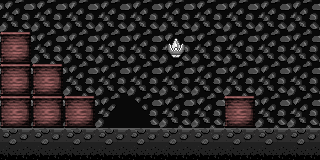

A level layout from a 2D game, rendered from its tile map. Below: a short description, then the map file with tile-grid data replaced by summaries:
An orthogonal 10x5 tile map with 32x32 px tiles, 2 tile layers (tile1, tile2), 1 hidden layer not drawn and 7 objects.

<map version="1.0" orientation="orthogonal" renderorder="right-down" width="10" height="5" tilewidth="32" tileheight="32" nextobjectid="38">
 <properties>
  <property name="scene" value="6" />
  <property name="showlight" value="1" />
 </properties>
 <tileset firstgid="1" name="tileset" tilewidth="32" tileheight="32" spacing="4" tilecount="784">
  <image source="tileset.png" width="1024" height="1024" />
 </tileset>
 <layer name="tile1" width="10" height="5">
  <data>[50 cells, 50 non-empty, 4 distinct tile ids]</data>
 </layer>
 <layer name="tile2" width="10" height="5">
  <data>[50 cells, 8 non-empty, 2 distinct tile ids]</data>
 </layer>
 <objectgroup name="objcollision">
  <object id="2" x="0" y="130" width="320" height="30">
   <properties>
    <property name="typeid" value="0" />
   </properties>
  </object>
  <object id="27" x="318" y="64" width="2" height="64">
   <properties>
    <property name="typeid" value="1" />
   </properties>
  </object>
  <object id="35" x="0" y="32" width="88" height="96">
   <properties>
    <property name="typeid" value="2" />
   </properties>
  </object>
 </objectgroup>
 <objectgroup name="objpath" />
 <objectgroup name="objact">
  <object id="8" x="316" y="64" width="4" height="64">
   <properties>
    <property name="nextdoor" value="1" />
    <property name="nextscene" value="5" />
    <property name="side" value="2" />
    <property name="type" value="0" />
    <property name="typeid" value="0" />
   </properties>
  </object>
  <object id="31" x="144" y="16" width="64" height="64">
   <properties>
    <property name="type" value="2" />
   </properties>
   <ellipse />
  </object>
  <object id="32" x="232" y="80" width="16" height="16">
   <properties>
    <property name="itemid" value="4" />
    <property name="parts" value="2" />
    <property name="type" value="3" />
    <property name="typeid" value="0" />
   </properties>
  </object>
  <object id="37" x="120" y="64" width="11" height="64">
   <properties>
    <property name="nextdoor" value="1" />
    <property name="nextscene" value="14" />
    <property name="side" value="3" />
    <property name="type" value="0" />
    <property name="typeid" value="1" />
   </properties>
  </object>
 </objectgroup>
 <layer name="tiledefinition" width="10" height="5" visible="0" opacity="0.9">
  <data>[50 cells, 50 non-empty, 3 distinct tile ids]</data>
 </layer>
</map>
